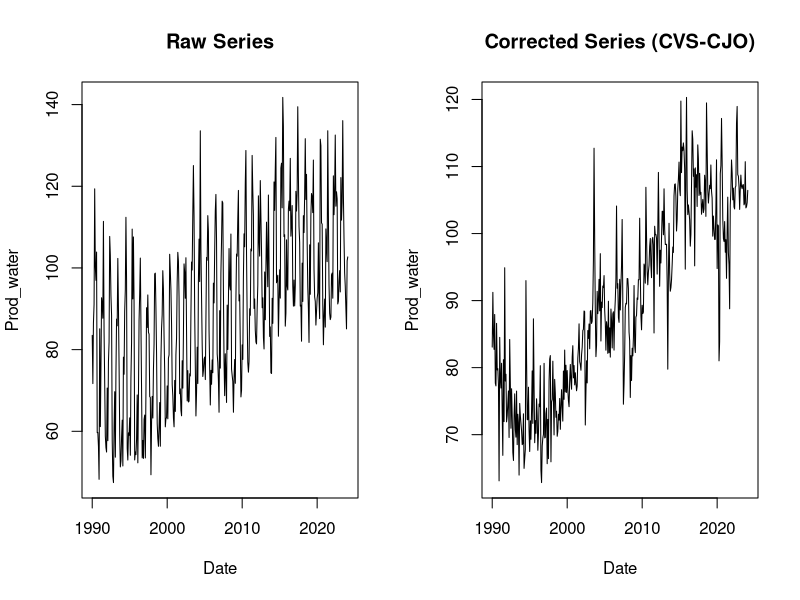
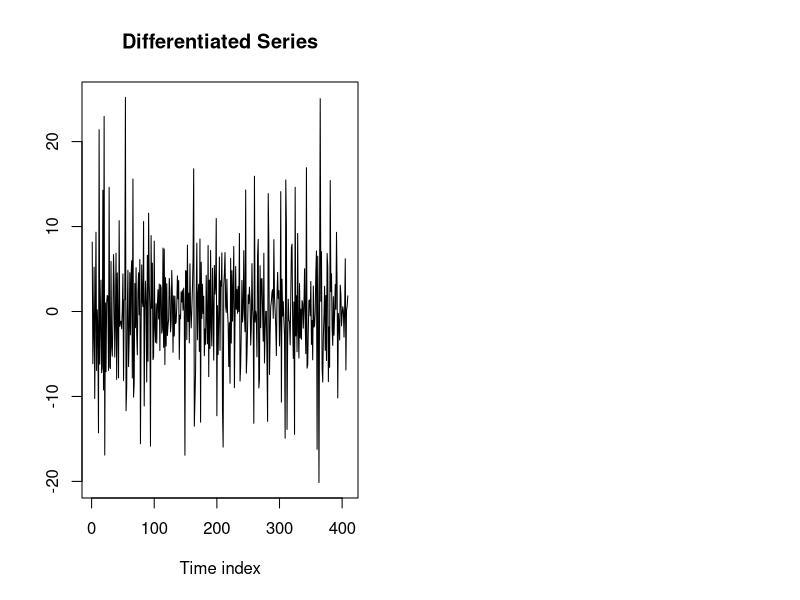

Write the R code that produced these figures, in order.
## ---- chunk 1

knitr::opts_chunk$set(echo = FALSE, warning = FALSE, message = FALSE)
## ---- chunk 2
# Importation
library(readr)
library(lubridate)
library(ggplot2)
library(dplyr)
library(tidyr)

df_brut <- read_delim("Eaux mineral/data/valeurs_mensuelles_brut.csv", 
                                      delim = ";", escape_double = FALSE, trim_ws = TRUE, show_col_types = FALSE)

df_corr <- read_delim("Eaux mineral/data/valeurs_mensuelles_corr.csv", 
                           delim = ";", escape_double = FALSE, trim_ws = TRUE, show_col_types = FALSE)

# Supprimer les 3 premières lignes et la dernière colonne inutile
df_brut <- df_brut[-(1:3), -3]
df_corr <- df_corr[-(1:3), -3]

# Renommer les colonnes
colnames(df_corr)[2] <- 'Prod_water'
colnames(df_corr)[1] <- 'Date'

colnames(df_brut)[2] <- 'Prod_water'
colnames(df_brut)[1] <- 'Date'

# Convertir la première colonne en une colonne de dates
df_brut$Date <- as.Date(paste(df_brut$Date, "-01", sep=""), format="%Y-%m-%d")
df_corr$Date <- as.Date(paste(df_corr$Date, "-01", sep=""), format="%Y-%m-%d")

# Mettre dans l'ordre les valeurs
df_brut <- df_brut[order(df_brut$Date), ]
df_corr <- df_corr[order(df_corr$Date), ]

# Conversion en valeurs numériques
df_brut$Prod_water <- as.numeric(df_brut$Prod_water)
df_corr$Prod_water <- as.numeric(df_corr$Prod_water)

## ---- chunk 3
par(mfrow = c(1, 2))

# Premier graphique
plot(df_brut$Date, df_brut$Prod_water, type = "l", 
     xlab = "Date", ylab = "Prod_water", 
     main = "Raw Series")

# Deuxième graphique
plot(df_corr$Date, df_corr$Prod_water, type = "l", 
     xlab = "Date", ylab = "Prod_water", 
     main = "Corrected Series (CVS-CJO)")

## ---- chunk 4
# Calculer la série différenciée
diff_prod_water <- diff(df_corr$Prod_water) %>% ts()
diff_prod_water
## ---- chunk 5
# Tracer la série différenciée
plot(diff_prod_water, type = "l", 
     xlab = "Time index", ylab = "", 
     main = "Differentiated Series")
